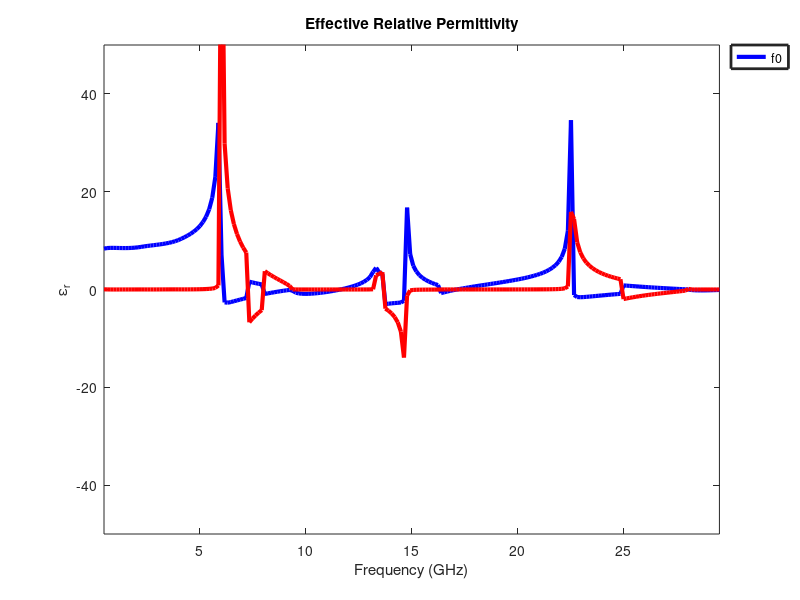

The MATLAB script that drew this image:

close all;
clc;
clear all;

%% Fundamental Quantities
degrees = pi/180;
centimeters = 1;
millimeters = 0.1*centimeters;
meters = 100*centimeters;
seconds = 1;
minutes = 60*seconds;
c0 = 299792458*meters/seconds;
hertz = 1/seconds;
gigahertz = 1e9*hertz;
e0 = 8.854*10^-12;
pi = 3.141592653589793238462643383279502884197169399375105820974944592307816406286;


%% Parameters

% abs_S11 = [0.856 0.456];
% arg_S11 = [163.2 150.4]*degrees;
% 
% abs_S21 = [0.609 0.345];
% arg_S21 = [-140.5 168.3]*degrees;

f0 = 15*gigahertz;
bw = 29*gigahertz;
nvalues = 200;
freq_range = [f0-bw/2:(f0+bw/2-(f0-bw/2))/(nvalues-1):f0+bw/2];
d = 0.3*centimeters;
fc = 0*gigahertz;

lambda0 = c0/f0;
lambdac = c0./fc;
lambda_range = c0./freq_range;
%% S11 Data Xpol
% S11 = [-0.010628267813546161-0.04601049669130688*1i
%         -0.02554635997506463-0.07027415687875586*1i
%         -0.04653451596260765-0.09102311341305203*1i
%         -0.07286220742099557-0.10712083271706205*1i
%         -0.10360770277564751-0.11757430730442123*1i
%         -0.13768566419163678-0.12156450681106223*1i
%         -0.17387943339132045-0.11847154663847537*1i
%         -0.21087696457121088-0.10789385360388638*1i
%         -0.24730926800184114-0.08966084338229337*1i
%         -0.2817901789002094-0.06383884818919561*1i
%         -0.31295626069741556-0.030730253650482264*1i
%         -0.33950568751840277+0.009133985178008638*1i
%         -0.3602350230099702+0.055008084221342464*1i
%         -0.37407291658152436+0.1059508907592672*1i
%         -0.38010986736025437+0.16085038225583748*1i
%         -0.3776233540801124+0.21845240699869697*1i
%         -0.36609778915190455+0.27739278610867774*1i
%         -0.3452389208922135+0.3362318440789539*1i
%         -0.31498247349692476+0.3934904128445023*1i
%         -0.27549697472530943+0.44768636040512033*1i
%         -0.22718087207223842+0.4973707264204491*1i
%         -0.1706541759873375+0.5411626006205703*1i
%         -0.10674499085999367+0.5777819518129197*1i
%         -0.03647139920406714+0.606079701977632*1i
%         0.03898074932860886+0.6250644377845047*1i
%         0.1182835252024222+0.633925257312015*1i
%         0.19999541516427338+0.6320503595608483*1i
%         0.28259192968249186+0.6190410954707535*1i
%         0.36449761098187244+0.5947213089856751*1i
%         0.44411873386216044+0.5591419028766866*1i
%         0.5198760088272304+0.5125806646232605*1i
%         0.5902366271169975+0.4555374810130915*1i
%         0.6537450283578543+0.38872515503555394*1i
%         0.7090518218802008+0.31305611415510465*1i
%         0.754940350522287+0.22962536456690694*1i
%         0.7903504492492257+0.13969010121482262*1i
%         0.8143990184777461+0.04464642813900868*1i
%         0.8263971021480582-0.05399632174267614*1i
%         0.8258632319444771-0.15464315369596102*1i
%         0.8125328704330947-0.25564233616036475*1i
%         0.7863638562507405-0.35531514842275014*1i
%         0.7475378229918699-0.4519859176382854*1i
%         0.6964576294003324-0.5440118213293839*1i
%         0.6337409013478654-0.6298119479107881*1i
%         0.5602098454248174-0.7078951305615091*1i
%         0.4768775494161803-0.776886098372324*1i
%         0.384931036093204-0.8355495227021655*1i
%         0.28571138314362-0.8828115755475967*1i
%         0.18069126322302723-0.9177786596292786*1i
%         0.07145029441884716-0.9397530155193958*1i
%         -0.040351375177456114-0.9482449595442748*1i
%         -0.1530007941770559-0.9429815613582039*1i
%         -0.26476077008187576-0.9239116345989897*1i
%         -0.37389878606237564-0.8912069783267668*1i
%         -0.47871579252598623-0.8452598619713302*1i
%         -0.5775743917963009-0.7866768016202342*1i
%         -0.6689259379768409-0.7162687389710437*1i
%         -0.7513360913570994-0.6350377997470619*1i
%         -0.8235083951555615-0.5441608690979541*1i
%         -0.8843054784147212-0.4449702766650752*1i
%         -0.932767531617666-0.3389319339521063*1i
%         -0.968127750986793-0.22762131070044583*1i
%         -0.9898245028631317-0.11269767390670886*1i
%         -0.9975100199659589+0.004122958208024196*1i
%         -0.9910555052880204+0.1210956754109845*1i
%         -0.9705525853205921+0.23647486608870585*1i
%         -0.9363111205545817+0.34854225747777845*1i
%         -0.8888534460997566+0.4556343333338402*1i
%         -0.828905177193415+0.5561686757565651*1i
%         -0.7573827718746746+0.6486688051951935*1i
%         -0.6753780949311062+0.7317871273378729*1i
%         -0.5841402724134435+0.8043256363520618*1i
%         -0.4850551638928394+0.86525406939919*1i
%         -0.37962280988606506+0.9137252560183486*1i
%         -0.2694332344892539+0.949087456443068*1i
%         -0.15614099855355293+0.970893533858036*1i
%         -0.0414389072590423+0.9789068558910885*1i
%         0.07296872153674668+0.9731038693722476*1i
%         0.18539282441686747+0.9536733389646557*1i
%         0.2941859980813858+0.9210122843535828*1i
%         0.3977681568939158+0.8757186922297909*1i
%         0.49465106849525853+0.8185811185272521*1i
%         0.5834614086946178+0.7505653336806027*1i
%         0.6629619937498141+0.6727981995742088*1i
%         0.7320708669419667+0.5865490019302658*1i
%         0.7898779373715027+0.4932084966205837*1i
%         0.8356588927318026+0.3942659631252785*1i
%         0.8688861352651651+0.2912845931896157*1i
%         0.8892365221214711+0.18587557739414257*1i
%         0.896595728902315+0.07967128622236609*1i
%         0.8910590991716825-0.025702025772129034*1i
%         0.8729288938062648-0.12865153538081295*1i
%         0.84270791253579-0.22764470481610805*1i
%         0.8010895256788356-0.3212351770843356*1i
%         0.7489442261019277-0.4080872081803477*1i
%         0.6873028883340139-0.48699813591988117*1i
%         0.6173370013459418-0.5569184026795285*1i
%         0.5403362207948381-0.6169686810389468*1i
%         0.4576836616629717-0.6664536972179785*1i
%         0.37082941765564387-0.7048724045410822*1i]';
% %% S21 Data Xpol
% S21 = [0.9754074622888236-0.21269967136448567*1i
%         0.9394465630098008-0.3327588381053*1i
%         0.8881397811152687-0.4467908845467758*1i
%         0.822505714505584-0.5527647782235832*1i
%         0.743839938664449-0.6488248541099584*1i
%         0.6536840477548209-0.7333294186899879*1i
%         0.553789243649268-0.8048837454366051*1i
%         0.44607553959030594-0.8623666716772458*1i
%         0.33258774581595046-0.904950242234366*1i
%         0.21544946013711508-0.9321120694018626*1i
%         0.09681629924618947-0.9436403005407908*1i
%         -0.021170421309266958-0.939631297806155*1i
%         -0.13642841468437347-0.9204803323821835*1i
%         -0.246976509665402-0.8868657724211486*1i
%         -0.35097316996935235-0.8397273951619197*1i
%         -0.4467506592969403-0.7802395765785813*1i
%         -0.5328442188791126-0.7097802048735785*1i
%         -0.6080157845115273-0.6298962270001199*1i
%         -0.6712719316855628-0.5422667711157698*1i
%         -0.7218758955217315-0.4486647942061974*1i
%         -0.7593536626262345-0.3509181855544965*1i
%         -0.7834942713478786-0.25087121625177505*1i
%         -0.794344582635508-0.15034716567521203*1i
%         -0.7921988938709706-0.051112881179472575*1i
%         -0.7775838614702677+0.045154059556908835*1i
%         -0.7512392740562885+0.13689500979016214*1i
%         -0.7140952764408042+0.22269626643837204*1i
%         -0.6672466858295362+0.30131106675894165*1i
%         -0.6119250661513057+0.3716773066052152*1i
%         -0.549469235205643+0.4329308211860582*1i
%         -0.48129487349606725+0.48441416873776805*1i
%         -0.4088638846127592+0.5256809513953322*1i
%         -0.3336541262479989+0.556495794413732*1i
%         -0.2571300900135922+0.5768301835392279*1i
%         -0.18071505881650826+0.5868544298937979*1i
%         -0.10576521427133743+0.5869260915904306*1i
%         -0.03354610517814617+0.5775752310982617*1i
%         0.03478817698660593+0.5594869270138025*1i
%         0.09821283681744412+0.5334814884703815*1i
%         0.15584701714876872+0.5004928402525273*1i
%         0.2069651012663492+0.4615455572376239*1i
%         0.2510045976489535+0.417731028635217*1i
%         0.2875705930846258+0.3701832263476188*1i
%         0.3164368201122719+0.3200545383333212*1i
%         0.33754344097092975+0.2684921078792292*1i
%         0.35099170210648195+0.21661509391409686*1i
%         0.3570356603696252+0.1654932366433772*1i
%         0.35607122398953994+0.116127077658857*1i
%         0.34862278804399754+0.0694301452026752*1i
%         0.33532777598203206+0.026213374423506353*1i
%         0.3169194268850066-0.012828011089538604*1i
%         0.2942081917799295-0.047124978671314356*1i
%         0.26806211658700574-0.07624240184492073*1i
%         0.23938659308068508-0.09988393636326805*1i
%         0.20910386070503897-0.1178940262038128*1i
%         0.17813264396982925-0.13025705526890868*1i
%         0.14736830515488364-0.13709371190924133*1i
%         0.11766387717295405-0.13865468372149675*1i
%         0.08981231965065337-0.13531184607961513*1i
%         0.06453031464399078-0.12754714993504013*1i
%         0.04244388705853268-0.11593945287384255*1i
%         0.024076098775051128-0.10114957164768373*1i
%         0.009837025139026843-0.08390386358673435*1i
%         1.6178581623862174E-5-0.06497666772557813*1i
%         -0.005222502383792515-0.045171953622154544*1i
%         -0.00584302871907447-0.02530453637403436*1i
%         -0.0019370796823366847-0.006181220111065628*1i
%         0.006278908028120195+0.011417770686562969*1i
%         0.018469206833563998+0.026756722073728697*1i
%         0.034186702001513816+0.03916138915220071*1i
%         0.05288307258766728+0.04803466846430843*1i
%         0.07392105200443971+0.05287069607750155*1i
%         0.0965885372346727+0.0532671126848393*1i
%         0.1201142868205762+0.04893526971092264*1i
%         0.14368492347205492+0.039708185468559594*1i
%         0.1664629373777706+0.025546097158544983*1i
%         0.18760537087923798+0.006539492370549694*1i
%         0.20628285380096045-0.017090457707613964*1i
%         0.22169865112119014-0.04499410220301417*1i
%         0.23310738055014596-0.07669815116756996*1i
%         0.2398330567617966-0.1116131128885375*1i
%         0.24128612146086312-0.14904324790120027*1i
%         0.23697912426882164-0.1881989191043838*1i
%         0.22654072890359916-0.22821117603942118*1i
%         0.20972773280851575-0.2681483692574148*1i
%         0.1864348069411667-0.3070345478917364*1i
%         0.1567016866664685-0.3438693504344288*1i
%         0.12071757546732265-0.37764905595263587*1i
%         0.07882256131136728-0.40738842159457445*1i
%         0.031505891653200724-0.43214289359980956*1i
%         -0.020598992404734985-0.45103074487218425*1i
%         -0.0767226d9934082915-0.4632546645059632*1i
%         -0.13597137360606162-0.46812230567799173*1i
%         -0.19734131347227463-0.4650652902722909*1i
%         -0.2597365262635717-0.45365617360977123*1i
%         -0.32198894213137785-0.43362289247811114*1i
%         -0.3828809235215902-0.40486025548069715*1i
%         -0.44116962799077203-0.36743808681661977*1i
%         -0.49561271153590797-0.32160570179672343*1i
%         -0.5449948040028894-0.2677924706450547*1i]';

%% S11 and S21 Data Ypol
S11 = [-0.010684328992656086-0.04623079568239312*1i
            -0.017340209457349105-0.06049808565552398*1i
            -0.025738975618079328-0.07314039645408285*1i
            -0.03559486420362602-0.08410144548802835*1i
            -0.04665600764232176-0.09341218956475417*1i
            -0.058735152899608664-0.10117026916896953*1i
            -0.07173009324845547-0.10750856096460475*1i
            -0.08563027242568015-0.11255804090882775*1i
            -0.10050867764301381-0.11641096029309012*1i
            -0.11650063610800715-0.11908983733472063*1i
            -0.13377292333503252-0.12052637585786882*1i
            -0.1524875124943246-0.12055268099198516*1i
            -0.17276448131345262-0.11890547189009505*1i
            -0.19340659363561863-0.11537387590933859*1i
            -0.2129884586124037-0.1095720798751859*1i
            -0.23183409795759544-0.1014672197777407*1i
            -0.24979367563231172-0.09122398236665342*1i
            -0.2667770845589283-0.07901976140221426*1i
            -0.2827565459994757-0.06502284283973692*1i
            -0.2977609986104743-0.049369588963019115*1i
            -0.31186192070136853-0.032143909908862525*1i
            -0.3251516452642873-0.013362374807822078*1i
            -0.33771659046508923+0.007032271188550047*1i
            -0.3496088291380356+0.02916756531250175*1i
            -0.36081983851571103+0.05322761782753432*1i
            -0.37109976353103724+0.0793674575721225*1i
            -0.37841821569421596+0.10654170553354164*1i
            -0.3831452419385928+0.13441483075202781*1i
            -0.3853149359038819+0.1627932650551676*1i
            -0.38499228749853787+0.19151302149421603*1i
            -0.38226300231545707+0.2204485284823652*1i
            -0.37722023780469466+0.2495182550890449*1i
            -0.36994931082349697+0.2786859788885355*1i
            -0.360511877081865+0.3079569283216375*1i
            -0.34893137438234123+0.33736859138521846*1i
            -0.3351815845649212+0.36697665078482805*1i
            -0.31917996594285475+0.39683718124880063*1i
            -0.3007869488884829+0.42698681574867875*1i
            -0.2796498513325301+0.4556336805557602*1i
            -0.256047536422922+0.48223670404837454*1i
            -0.23020300324659732+0.5073076527852811*1i
            -0.20219634080281498+0.5308424587973074*1i
            -0.172070099421081+0.5528503446190504*1i
            -0.13982468692772507+0.573340021323183*1i
            -0.10545722772405515+0.5921564622477348*1i
            -0.06940887597486174+0.6085148553592228*1i
            -0.03189003529265388+0.6223297242249315*1i
            0.007029761456500802+0.6336287463548537*1i
            0.04732035331226006+0.6424323440489308*1i
            0.08898826983217295+0.6487395515548029*1i
            0.13204645759780903+0.6524753303974722*1i
            0.17578624096036724+0.6531123938093897*1i
            0.21980460601266577+0.6505700422994684*1i
            0.26405670408681603+0.6448988805387524*1i
            0.30853053612716047+0.6361219218327341*1i
            0.3532373930321793+0.6242227113760237*1i
            0.39819911841741346+0.6091333768906986*1i
            0.4427187670223487+0.5906497296762918*1i
            0.48606213296031586+0.5688720872503056*1i
            0.5282182363857526+0.5438552438069464*1i
            0.5691932546920838+0.5156078885590628*1i
            0.6089945896106821+0.4840855134942528*1i
            0.6476122745392204+0.44918819889289735*1i
            0.6845552403313395+0.41089539248109747*1i
            0.7188139376578377+0.3697732172586351*1i
            0.7503712539200268+0.32589326505952787*1i
            0.7792346529268351+0.27922507020974513*1i
            0.8053789918003323+0.229678815976035*1i
            0.8287240601946397+0.17711358213283876*1i
            0.8487106046681869+0.12188608397958638*1i
            0.8647252757276102+0.06472677423238143*1i
            0.8768188929097558+0.00543125664053271*1i
            0.8847959480615292-0.05603178845003499*1i
            0.8882276245117593-0.11893188993359267*1i
            0.886932168041227-0.18321263525900558*1i
            0.880643531595071-0.24893827363040524*1i
            0.869063458261182-0.3151997001717491*1i
            0.8519560968885908-0.38179324696377354*1i
            0.8289155131319818-0.448770599343388*1i
            0.7998201781188712-0.5150612456729629*1i
            0.7644513354486239-0.5802056418376388*1i
            0.7221994152057907-0.6441289376781871*1i
            0.6731457534754858-0.705609231130146*1i
            0.6172840781978487-0.7638092988960211*1i
            0.5538029968227554-0.8183109167226037*1i
            0.48299855453821194-0.8676911107351075*1i
            0.40550510938659234-0.9106993583749542*1i
            0.32049272757125596-0.9462487604696095*1i
            0.22865177365792413-0.9725595649060564*1i
            0.13192961285549143-0.9882928438268342*1i
            0.030098574075608193-0.9914178644013973*1i
            -0.07507903772822536-0.9797888449883919*1i
            -0.17970744255026871-0.9531721430519915*1i
            -0.28220162708235635-0.9091103893998316*1i
            -0.37873732023472406-0.8460901591888017*1i
            -0.46407123872938993-0.7675806981403701*1i
            -0.534407352448945-0.6730528252484593*1i
            -0.5844899899621329-0.5642748882966093*1i
            -0.6122445575493434-0.4503846424351114*1i
            -0.6150817165228377-0.3348487022275588*1i
            -0.5907403224487803-0.22322264799135547*1i
            -0.5461569041157303-0.12513214791449034*1i
            -0.48379805955054705-0.04402183866732864*1i
            -0.4060882159229271+0.016255124776470484*1i
            -0.32490177985093466+0.05447210343313286*1i
            -0.24410609708920847+0.07182323957223323*1i
            -0.16399102831277634+0.06786553382811901*1i
            -0.09249272533347115+0.047174040608166684*1i
            -0.036640071812792704+0.017240528734148466*1i
            0.006611115410837096-0.019128546891957296*1i
            0.03913553164517565-0.061514867614816955*1i
            0.061011680397422885-0.11010428943037034*1i
            0.07132515161339166-0.1641435142071464*1i
            0.07258178854585436-0.2144477137967253*1i
            0.06435231263454161-0.2591508276693097*1i
            0.04904814050950693-0.2988993857401476*1i
            0.02783665003751927-0.3348798401913574*1i
            7.989874516816809E-4-0.3680714679080642*1i
            -0.03261454773432948-0.3988058560259246*1i
            -0.06888861125143175-0.4239335144384788*1i
            -0.1067421623691041-0.4422148736838053*1i
            -0.14585530204398822-0.4547718808208768*1i
            -0.18599886207892227-0.4625201713840566*1i
            -0.22735703306457158-0.466158471157016*1i
            -0.2703614708714287-0.4660366871758598*1i
            -0.3136879120622386-0.4615484951657568*1i
            -0.3551482662841425-0.45218544039183717*1i
            -0.39505010192143686-0.43865122038015925*1i
            -0.43348135691550566-0.421432941803303*1i
            -0.47065472366964994-0.4008719275572634*1i
            -0.5068428738736428-0.37713559108544037*1i
            -0.5417703394199292-0.3502236545706054*1i
            -0.5736874817127506-0.32045609418264176*1i
            -0.602790111972328-0.2882312307069418*1i
            -0.6292339577438271-0.253789226753137*1i
            -0.6531963089414913-0.2172773076119318*1i
            -0.6748452973861436-0.17875069540698377*1i
            -0.6942140069472662-0.13822175930310768*1i
            -0.7103068347400197-0.0964131034456431*1i
            -0.7231621209573859-0.05370906996502469*1i
            -0.7329331712522588-0.010218396289258282*1i
            -0.7397568490620788+0.03400629214894988*1i
            -0.7437383865861085+0.07895958531391102*1i
            -0.7449395145161464+0.12467038147207771*1i
            -0.7429946896525763+0.17047474727320222*1i
            -0.7379280453479468+0.21581577233458685*1i
            -0.7298791360616883+0.2606631559753484*1i
            -0.7189522394614576+0.3050130670859403*1i
            -0.7052151359737028+0.34888117218254344*1i
            -0.6886957989123501+0.3922907501409891*1i
            -0.6693745839326873+0.4348613007142048*1i
            -0.6474365955680943+0.47587952528126704*1i
            -0.6230124175979649+0.5153512387193651*1i
            -0.5961804125239943+0.5533008246315769*1i
            -0.5669850065646241+0.5897537609876531*1i
            -0.5354383564134392+0.6247268784265303*1i
            -0.5015963029953359+0.6580534256221952*1i
            -0.46589827228010844+0.68908830374951*1i
            -0.4284923833991241+0.7178154375271162*1i
            -0.38943447732961634+0.7442770822082712*1i
            -0.3487525843060554+0.768504126646055*1i
            -0.3064515843760375+0.79050890567139*1i
            -0.26256277690723423+0.8102358993188447*1i
            -0.21767814184984488+0.8272659531146701*1i
            -0.1720334383645847+0.8415620743707338*1i
            -0.12566317474606678+0.8531776643857291*1i
            -0.0785819885634163+0.8621466655385361*1i
            -0.030790986326783315+0.8684790411870335*1i
            0.017708952232238798+0.8721541043417987*1i
            0.06635355161754229+0.873013234295879*1i
            0.11475539238639641+0.8710626522479634*1i
            0.1629008874110637+0.8663612085932477*1i
            0.21078758583069332+0.8589437663796138*1i
            0.25841714104350183+0.8488192865791174*1i
            0.30578799832709486+0.835970723508118*1i
            0.35251915255471794+0.8204158907181452*1i
            0.3980637728612795+0.8023078226792727*1i
            0.4424241664802758+0.7817086635199298*1i
            0.4856093757489038+0.7586518367672546*1i
            0.5276238692241921+0.73314580909491*1i
            0.5684609109809142+0.7051762812100141*1i
            0.6079158901911154+0.674811942791082*1i
            0.6454241353983782+0.6424207851681993*1i
            0.6809711448927291+0.6080854381797385*1i
            0.7145766366619749+0.571835356529554*1i
            0.7462483089553222+0.5336783206746789*1i
            0.7759764289862321+0.49360447722445433*1i
            0.8036687988384228+0.4516610182559449*1i
            0.8288934361204706+0.4083878376156409*1i
            0.8516089173615154+0.36393770945194337*1i
            0.8718444505691373+0.31833356743325*1i
            0.8896114122766658+0.2715817540750224*1i
            0.9048995447636532+0.2236774013764212*1i
            0.9176649735274174+0.17463235173389074*1i
            0.9276889574849064+0.12502968255774335*1i
            0.9349396852767838+0.07515260160993198*1i
            0.9394542274663538+0.02501499723759044*1i
            0.941247925713372-0.025379528119880444*1i
            0.9403124382386019-0.07603148965311936*1i
            0.9366153221951301-0.1269390333990794*1i]';
    
S21 = [0.975351401207895-0.21291996993793094*1i
            0.9585451539846828-0.275427290597673*1i
            0.938053694695463-0.33554211872410156*1i
            0.9140876177383126-0.39324052525356185*1i
            0.8868164827455821-0.44852601946027043*1i
            0.8563645615091887-0.5014158679926389*1i
            0.8228105334885982-0.5519267900073023*1i
            0.7861911664345018-0.6000611809958822*1i
            0.7465086684891585-0.6457949821882203*1i
            0.7037410764189378-0.6890681660644558*1i
            0.6578547873171632-0.7297785676237718*1i
            0.6088181758771326-0.7677794834993671*1i
            0.5566151818783692-0.8028811223668167*1i
            0.5015235539011994-0.8344732871433418*1i
            0.44547287855593254-0.8617390479263132*1i
            0.38894162695792445-0.8848882968995796*1i
            0.3320415915009061-0.9040635325544616*1i
            0.2748425359729568-0.9193828840969036*1i
            0.2173827626488087-0.9309303746803624*1i
            0.15968183378590542-0.9387495659204869*1i
            0.1017543879098284-0.9428410370813184*1i
            0.043623910779178446-0.9431638116462685*1i
            -0.014664646728589647-0.9396404983902633*1i
            -0.0730343726362635-0.9321656017136798*1i
            -0.1313687623343968-0.9206162097707861*1i
            -0.18947310304488135-0.9048140542343024*1i
            -0.2456987016375762-0.8850512691174824*1i
            -0.2992754951008533-0.8623535354898199*1i
            -0.3502464982058717-0.8369009173359485*1i
            -0.39866463182734-0.8088247054957133*1i
            -0.4445782518236516-0.7782090614856725*1i
            -0.4880179004120787-0.7450965382274353*1i
            -0.5289853186027377-0.7094969343231168*1i
            -0.5674455374500662-0.6713986575383297*1i
            -0.6033225699067118-0.6307815802170041*1i
            -0.6364988889614688-0.5876302833084848*1i
            -0.6668185403682654-0.5419466114486293*1i
            -0.6940934367889705-0.49376058988941457*1i
            -0.7176396645684586-0.44476382790034513*1i
            -0.7375211268283136-0.39569410233914054*1i
            -0.7539776783824974-0.34612148322952474*1i
            -0.7670166643691394-0.29605613479488146*1i
            -0.7766025499808865-0.2455147003156487*1i
            -0.7826622561012788-0.19453374675817803*1i
            -0.7850936495325973-0.14330222425995504*1i
            -0.7841763715960072-0.0928304405592437*1i
            -0.7800662727639868-0.04330992055517346*1i
            -0.7727637356056071+0.005262204956593749*1i
            -0.762231165597187+0.05286096628834662*1i
            -0.748404917295882+0.09942323233347745*1i
            -0.7311995735072223+0.14481346148777993*1i
            -0.711201304493473+0.1882871265838276*1i
            -0.6888335121704097+0.22959729238012497*1i
            -0.6640710685971254+0.26875290741093744*1i
            -0.6368657725330595+0.30571237827695713*1i
            -0.607164712998033+0.3403796301156673*1i
            -0.5749207685739278+0.3726032457817236*1i
            -0.5406782433220475+0.4019804013013246*1i
            -0.5053699690006155+0.42843966861817184*1i
            -0.4689231408377218+0.45197445998862207*1i
            -0.43127137766345625+0.472503681471817*1i
            -0.3923794634578913+0.48987927741477005*1i
            -0.35226374090129786+0.5039009179352719*1i
            -0.3112522390981644+0.514322807892503*1i
            -0.2707190210325159+0.5216650149449266*1i
            -0.23062595729682864+0.5259283414544415*1i
            -0.19088628372283817+0.5269467197253406*1i
            -0.15150748497097127+0.52448175690811*1i
            -0.11261048175671505+0.5182613025684183*1i
            -0.07480579237775327+0.5085214727753143*1i
            -0.03881753342834414+0.495979349581992*1i
            -0.004593551341017689+0.4802675090235761*1i
            0.027648895299029322+0.461156588792902*1i
            0.05733814280518459+0.4394702194035926*1i
            0.0842781032714606+0.41508709295723406*1i
            0.10816588619424715+0.38766761272484507*1i
            0.1285560908216796+0.3583281226814352*1i
            0.14517704981845786+0.3271167269984571*1i
            0.15755784025953018+0.2935812340049095*1i
            0.16545160945248488+0.25911297423085555*1i
            0.1685753115416085+0.22411768155769865*1i
            0.16620047097507964+0.18808147965214198*1i
            0.1583551944424254+0.15260569224018464*1i
            0.1449253454039904+0.11873463262915979*1i
            0.12487858106741101+0.086037464737354*1i
            0.09860512933179105+0.05622559877046484*1i
            0.06659629046463149+0.031281217371757236*1i
            0.02766012633936158+0.011064590769305216*1i
            -0.017387111677908428-0.002557408990819786*1i
            -0.06646778409258573-0.006798608585208317*1i
            -0.12046581785506712-0.0013015426611285557*1i
            -0.17778582214087912+0.015930837071863237*1i
            -0.23346757386949207+0.047252850800363504*1i
            -0.2871912741486761+0.09314903691652064*1i
            -0.3359986513219779+0.1547804745810424*1i
            -0.37189583576293445+0.2309789512593126*1i
            -0.3932328099197383+0.32042420522525034*1i
            -0.3966500987871156+0.4212813859072144*1i
            -0.3754346631135225+0.5255403036583532*1i
            -0.3298980430984924+0.6287178526248376*1i
            -0.26037217843080235+0.7263206332162118*1i
            -0.1686042313317063+0.8073225142589132*1i
            -0.05987426628355466+0.8685402902343154*1i
            0.061199518137796054+0.9085540017698854*1i
            0.18633025244037538+0.9226397375162284*1i
            0.309890367036056+0.9130146993544874*1i
            0.4297456313754866+0.8826960229461089*1i
            0.5393759595508121+0.833396371652026*1i
            0.6335434818480589+0.7700935576810256*1i
            0.7130280210088313+0.6969620765088861*1i
            0.7793150955076594+0.6168315272617424*1i
            0.8339144927968775+0.5313794159904078*1i
            0.8778177545163844+0.44157686265606455*1i
            0.9076277951380411+0.35183725320184833*1i
            0.9258900080115208+0.2649193558525325*1i
            0.9344546067381678+0.1810698911649172*1i
            0.9347405150932417+0.10016163091389042*1i
            0.927744680792082+0.02190283842290493*1i
            0.9141128489005637-0.054008939250351135*1i
            0.8942006869308787-0.1255715016785833*1i
            0.8696236801819268-0.19153998415990459*1i
            0.8411004396597874-0.252579816119938*1i
            0.8090306173701235-0.30919571382330996*1i
            0.7736404680425104-0.36180478289193174*1i
            0.7350407270697787-0.41071407716145897*1i
            0.6937642225114963-0.45550760954978603*1i
            0.6512781104103348-0.49550852797652556*1i
            0.6077553348825454-0.5312088409909421*1i
            0.5632204441314317-0.5629335302020955*1i
            0.5176501092854819-0.590918543250934*1i
            0.47100235929511497-0.6153153755971068*1i
            0.4234673392851724-0.6361221020807897*1i
            0.37629441630529803-0.6532663149079775*1i
            0.32959534928509604-0.6670269227958329*1i
            0.28329962957766397-0.6775774071173871*1i
            0.23733586610971694-0.6850288908053502*1i
            0.19164657718744685-0.6894394114034*1i
            0.14624650310116383-0.6908308820562555*1i
            0.10197688218677543-0.6894868917520581*1i
            0.05903685846870449-0.6856594412053696*1i
            0.01734253498058226-0.6794360027220846*1i
            -0.023173364396429714-0.6708637362535566*1i
            -0.06255415156065271-0.659958898005937*1i
            -0.10081488834527205-0.646716895299393*1i
            -0.1375366348927265-0.6314804758736645*1i
            -0.17246001139503703-0.6146223900323565*1i
            -0.2056643465919147-0.5961818653869656*1i
            -0.23720426456123203-0.5761745694315628*1i
            -0.26710860626831434-0.5546004001243406*1i
            -0.29537972291692177-0.5314517914911576*1i
            -0.3218752416503348-0.5069607758572251*1i
            -0.3464017104476354-0.48163977088750404*1i
            -0.3690223981755015-0.4555147436709925*1i
            -0.38978053688930003-0.42858478477467205*1i
            -0.4086951887690556-0.4008438354309108*1i
            -0.4257627478465033-0.37228728014071083*1i
            -0.44094770631024827-0.3430328037419764*1i
            -0.4542239980939713-0.31361734942085523*1i
            -0.46564433721119197-0.2840993618537282*1i
            -0.47524259208709246-0.2544679915791626*1i
            -0.4830317539642791-0.22471483828687747*1i
            -0.48900683156697095-0.1948388865546661*1i
            -0.4931568036076435-0.1648857292538703*1i
            -0.49560698193092195-0.13530140266434132*1i
            -0.49643971423865085-0.10619764044116407*1i
            -0.4956805387819444-0.07755694984449361*1i
            -0.49333833960470314-0.049369637335482816*1i
            -0.4894090562433107-0.02163714598751125*1i
            -0.4838814088517598+0.005622536815796165*1i
            -0.47694810883186844+0.03212083245599644*1i
            -0.4687714511153676+0.057706375845384045*1i
            -0.45936885915166525+0.08240105501095636*1i
            -0.44874583246037403+0.10621546796410586*1i
            -0.4369000071384642+0.12914710359360101*1i
            -0.42382528714872975+0.15117962129687976*1i
            -0.4096843183940509+0.17217857431492756*1i
            -0.39474942708227206+0.19200280294117814*1i
            -0.3790329980951086+0.21067557678151025*1i
            -0.3625372678791695+0.22820793375348958*1i
            -0.3452614718736538+0.24459736037995616*1i
            -0.32720561570489254+0.25982833977430897*1i
            -0.30847261886968214+0.2738515667507853*1i
            -0.2893966166594211+0.2866109463219935*1i
            -0.2700049417884307+0.2981277786991048*1i
            -0.2502965741188516+0.3084128355697203*1i
            -0.23027187970732088+0.31746422114477535*1i
            -0.2099357415837813+0.3252689571943514*1i
            -0.18934093983627565+0.3318090683763904*1i
            -0.1688064192161328+0.33713552266150526*1i
            -0.1483912348385353+0.3412846282687901*1i
            -0.12809126489530526+0.3442660138304755*1i
            -0.10790744741071454+0.34607863566086033*1i
            -0.08784805372322074+0.3467131276304777*1i
            -0.06793912104754372+0.3461574529622379*1i
            -0.04842034472410464+0.3445365781862478*1i
            -0.0293811354293112+0.3419332503111533*1i
            -0.010814667458957625+0.33835498164582767*1i
            0.007278069462670145+0.33380146953682216*1i
            0.024887000173638197+0.32826740599406334*1i
            0.04199246407526402+0.3217453437193745*1i
            ]';


%% Nicholson-Ross-Weir Algorithm

%Polar to Cartesian Form
freq_number = length(S11);
ur_list = zeros(freq_number,1);
er_list = zeros(freq_number,1);

for index = 1:freq_number
    %S11 = abs_S11(index).*(cos(arg_S11(index)) + 1i.*sin(arg_S11(index)));
    %S21 = abs_S21(index).*(cos(arg_S21(index)) + 1i.*sin(arg_S21(index)));
    
    %Auxillary Parameter
    X = (S11.^2 - S21.^2 + 1)./(2.*S11);

    %Reflection Coefficient from the Medium
    Gamma = X + sqrt(X.^2 - 1);

    %Phase Factor T/Transmission Coefficient
    T = (S11 + S21 - Gamma)./(1 - (S11 + S21).*Gamma);

    %Calculate the natural log of the inverse of T

    natlogT = log(1./T);

    %Calculation of 1/LAMBDA

    one_LAMBDA_sqrd = -((1/(2*pi*d)).*natlogT).^2;

    one_LAMBDA_sqrt = sqrt(one_LAMBDA_sqrd);

    % Ratio of (1 + Gamma)/(1 - Gamma)

    VSWR_material = (1 + Gamma)./(1 - Gamma);

    %Permeability Calculations

    ur = (one_LAMBDA_sqrt.*VSWR_material)./sqrt((1./(lambda_range).^2) -(1./(lambdac).^2))

    %Permittivity Calculations

    er = ((lambda_range.^2)./ur).*((1./(lambdac).^2)+one_LAMBDA_sqrd)
    
    ur_list = ur;
    er_list = er;

end
%S11 and S21
S11_real = real(S11);
S21_imag = real(S21);
S11_imag = imag(S11);
S21_imag = imag(S21);

%Permittivity
real_er = real(er_list);
imag_er = imag(er_list);
%Permeability
real_ur = real(ur_list);
imag_ur = imag(ur_list);

fig = figure('Color','w');

set(fig, 'Position', [1 41 1920 963]);
set(fig, 'Name', 'Artificial Permittivity');
set(fig, 'NumberTitle', 'off');

plot(freq_range/gigahertz, real_er,'-b','LineWidth', 3); hold on;
plot(freq_range/gigahertz, imag_er,'-r','LineWidth', 3); hold off;

axis([min(freq_range/gigahertz) max(freq_range/gigahertz) min(-50) max(50)]);
xlabel('Frequency (GHz)');
ylabel('\epsilon_r','Rotation',90);
title('Effective Relative Permittivity');
h = legend('f0','Location','NorthEastOutside');
set(h,'LineWidth',2);


